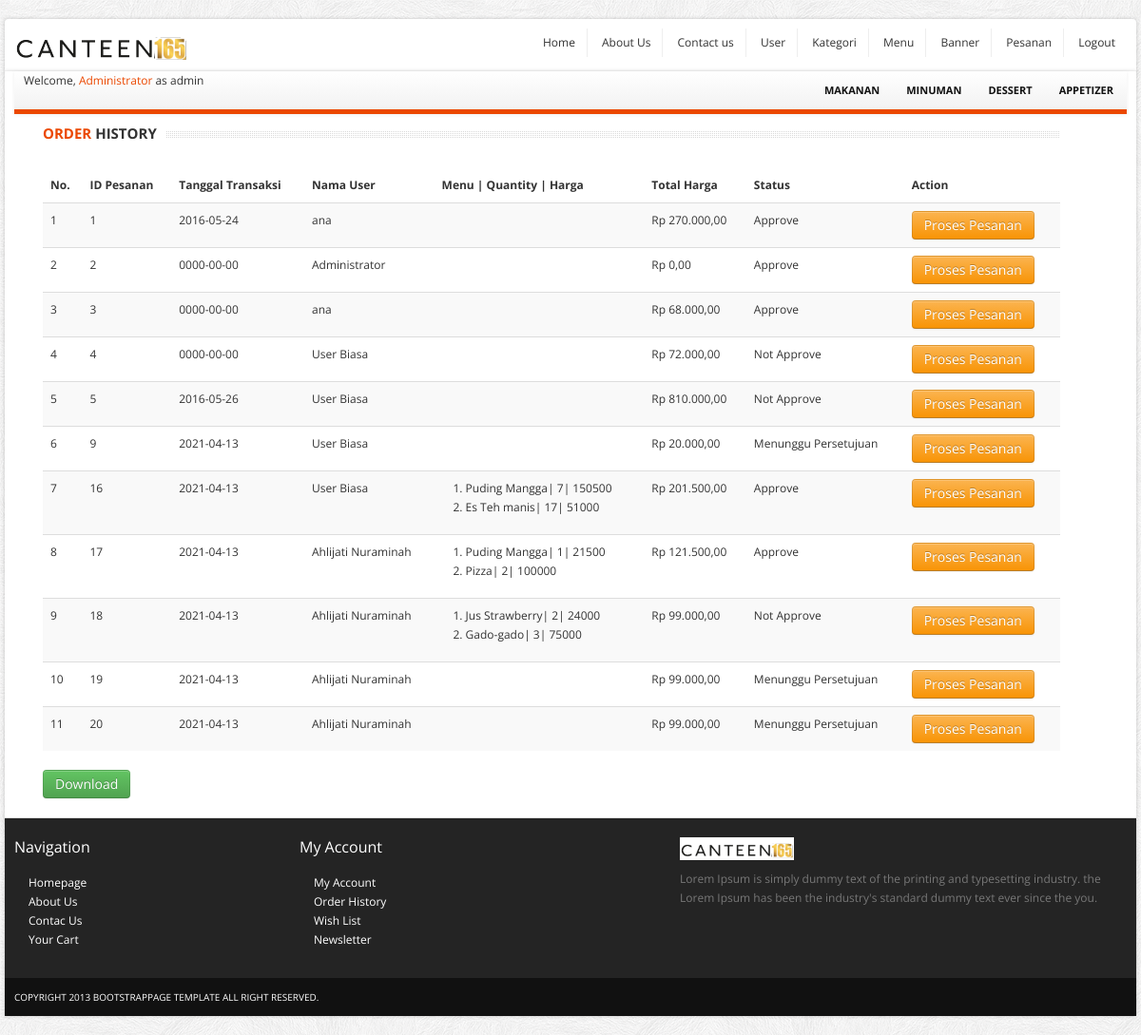
The app's page /index.php?p=pesananlist (signed in) with its own data.
### tables this page shows
CREATE TABLE `tblcategory` (
  `id` int(11) NOT NULL,
  `nama` varchar(50) NOT NULL,
  `deskripsi` varchar(300) NOT NULL
);

CREATE TABLE `tblpesanan` (
  `id` int(11) NOT NULL,
  `iduser` int(11) NOT NULL,
  `totalharga` int(11) NOT NULL,
  `tanggaltransaksi` date NOT NULL,
  `status` varchar(20) NOT NULL
);

CREATE TABLE `tbluser` (
  `id` int(11) NOT NULL,
  `email` varchar(50) NOT NULL,
  `password` varchar(50) NOT NULL,
  `nama` varchar(50) NOT NULL,
  `alamat` varchar(100) NOT NULL,
  `tempatlahir` varchar(50) NOT NULL,
  `tanggallahir` date NOT NULL,
  `handphone` varchar(20) NOT NULL,
  `jeniskelamin` varchar(10) NOT NULL,
  `role` varchar(10) NOT NULL,
  `foto` varchar(20) NOT NULL
);

CREATE TABLE `tbldetailpesanan` (
  `id` int(11) NOT NULL,
  `idpesanan` int(11) NOT NULL,
  `idmenu` int(11) NOT NULL,
  `quantity` int(11) NOT NULL
);

CREATE TABLE `tblmenu` (
  `id` int(11) NOT NULL,
  `nama` varchar(50) NOT NULL,
  `deskripsi` varchar(500) NOT NULL,
  `harga` int(11) NOT NULL,
  `idcategory` int(11) NOT NULL,
  `foto` varchar(100) NOT NULL
);

### inc.koneksi.php (called while the page is built, shortened)
<?php
class Connection{
   private $host = "localhost";
   private $struser = "root";
   private $strpassword = "";
   private $strdbname = "canteen165";
	function connect()
	{
	    $conn = mysqli_connect($this->host,$this->struser, $this->strpassword);
	 	 mysqli_select_db($conn, $this->strdbname);
		 $this->connection = $conn;
	}
}
?>

### class/class.Category.php (called while the page is built, shortened)
<?php
	class Category extends Connection
	{
		public function __get($atribute) {
			if (property_exists($this, $atribute)) {
				return $this->$atribute;
				}
		}
		public function SelectAllCategory(){
			$sql = "SELECT * FROM tblcategory";
			$result = mysqli_query($this->connection, $sql);
			$arrResult = Array();
			$cnt=0;
			if(mysqli_num_rows($result) > 0){
				while ($data = mysqli_fetch_array($result))
				{
					$objCategory = new Category();
					$objCategory->id=$data['id'];
					$objCategory->nama=$data['nama'];
					$objCategory->deskripsi=$data['deskripsi'];
					$arrResult[$cnt] = $objCategory;
					$cnt++;
				}
			}
			return $arrResult;
		}
 	}
?>

### class/class.Pesanan.php (called while the page is built, shortened)
<?php
	class Pesanan extends Connection
	{
		public function __get($atribute) {
			if (property_exists($this, $atribute)) {
				return $this->$atribute;
			}
		}
		public function SelectAllPesanan(){
			$sql = "SELECT a.*, b.nama as namauser FROM tblpesanan a, tbluser b where a.iduser = b.id ORDER BY id ASC";
			$result = mysqli_query($this->connection, $sql);
			$arrResult = Array();
			$cnt=0;
			if(mysqli_num_rows($result) > 0){
				while ($data = mysqli_fetch_array($result))
				{
					$objPesanan = new Pesanan();
					$objPesanan->id=$data['id'];
					$objPesanan->iduser=$data['iduser'];
					$objPesanan->totalharga=$data['totalharga'];
					$objPesanan->namauser=$data['namauser'];
					$objPesanan->tanggaltransaksi=$data['tanggaltransaksi'];
					$objPesanan->status=$data['status'];
					$arrResult[$cnt] = $objPesanan;
					$cnt++;
				}
			}
			return $arrResult;
		}
 	}
?>

### class/class.DetailPesanan.php (called while the page is built, shortened)
<?php
	class DetailPesanan extends Connection
	{
		private $idpesanan =0;
		public function __get($atribute) {
			if (property_exists($this, $atribute)) {
				return $this->$atribute;
			}
		}
		public function SelectAllDetailPesanan(){
			$sql = "SELECT a.*, c.nama as namamenu,  c.harga FROM tbldetailpesanan a, tblmenu c where a.idmenu = c.id and a.idpesanan='$this->idpesanan'";
			$result = mysqli_query($this->connection, $sql);
			$arrResult = Array();
			$cnt=0;
			if(mysqli_num_rows($result) > 0){
				while ($data = mysqli_fetch_array($result))
				{
					$objDetailPesanan = new DetailPesanan();
					$objDetailPesanan->idmenu=$data['idmenu'];
					$objDetailPesanan->quantity=$data['quantity'];
					$objDetailPesanan->harga=$data['harga'];
					$objDetailPesanan->subtotal= $objDetailPesanan->harga * $objDetailPesanan->quantity;
					$objDetailPesanan->namamenu=$data['namamenu'];
					$arrResult[$cnt] = $objDetailPesanan;
					$cnt++;
				}
			}
			return $arrResult;
		}
	}
?>

### pages/pesananlist.php (the view)
<div class="container">
<div class="span11">
	<h4 class="title"><span class="text"><strong>Order</strong> History</span></h4>
	<table class="table table-striped">
		<thead>
		<tr>
			<th>No.</th>
			<th>ID Pesanan</th>
			<th>Tanggal Transaksi</th>
			<th>Nama User</th>
			<th>Menu | Quantity | Harga</th>
			<th>Total Harga</th>
			<th>Status</th>
			<th>Action</th>
		</tr>
		</thead>
	<?php
		require_once('./class/class.Pesanan.php');
		require_once('./class/class.DetailPesanan.php');
		$objPesanan = new Pesanan();
		$arrayResult = $objPesanan->SelectAllPesanan();
		if(count($arrayResult) == 0){
			echo '<tr><td colspan="4">Tidak ada data!</td></tr>';
		}else{
			$no = 1;
			foreach ($arrayResult as $dataPesanan) {
				$objDetailPesanan = new DetailPesanan();
				$objDetailPesanan->idpesanan = $dataPesanan->id;
				$arrayDetailPesanan = $objDetailPesanan->SelectAllDetailPesanan();
				echo '<tr>';
				echo '<td>'.$no.'</td>';
				echo '<td>'.$dataPesanan->id.'</td>';
				echo '<td>'.$dataPesanan->tanggaltransaksi.'</td>';
				echo '<td>'.$dataPesanan->namauser.'</td>';
				echo '<td>';
				echo '<ol>
				';
					foreach ($arrayDetailPesanan as $dataDetailPesanan) {
						echo '<li>'.$dataDetailPesanan->namamenu.'|&nbsp'.$dataDetailPesanan->quantity.'|&nbsp'.$dataDetailPesanan->subtotal.'</li>';
					}
				echo '</ol>';
				echo '</td>';
				echo '<td>Rp '.number_format($dataPesanan->totalharga,2,',','.').'</td>';
				echo '<td>'.$dataPesanan->status.'</td>';
				echo '<td><a class="btn btn-warning" href="index.php?p=pesanan&id='.$dataPesanan->id.'">Proses Pesanan</a>';
				echo '</tr>';
				$no++;
			}
		}
	?>
	</table>
		<a class="btn btn-success" href="pages/report_pesananlist.php">Download</a>
	</div>
</div>

### index.php (shortened to what this page needs)
<?php
	require "inc.koneksi.php";
?>
<!DOCTYPE html>
<html lang="en">
	<head>
		<link href="css/bootstrap.min.css" rel="stylesheet">
		<link href="css/bootstrap-responsive.min.css" rel="stylesheet">
		<link href="css/flexslider.css" rel="stylesheet"/>
		<link href="css/main.css" rel="stylesheet"/>
	</head>
    <body>
		<div id="top-bar" class="container">
			<div class="row">
				<div class="span4">
					<a href="index.php" class="logo pull-left"><img src="images/logo.png" class="site_logo" alt=""></a>
				</div>
				<div class="span8">
					<div id="menu_user" class="account pull-right">
						<ul class="user-menu">
						    <li><a href="index.php">Home</a></li>
							<li><a href="index.php?p=about">About Us</a></li>
							<li><a href="index.php?p=contact">Contact us</a></li>
							<?php
								if(isset($_SESSION["role"]))
							    {
									if($_SESSION["role"] == "admin")
									{
							?>
										<li><a href="index.php?p=userlist">User</a></li>
										<li><a href="index.php?p=categorylist">Kategori</a></li>
										<li><a href="index.php?p=menulist">Menu</a></li>
										<li><a href="index.php?p=bannerlist">Banner</a></li>
										<li><a href="index.php?p=pesananlist">Pesanan</a></li>
							<?php
									}
									else
									{
							?>
										<li><a href="index.php?p=historypesanan">History Pesanan</a></li>
										<li><a href="index.php?p=cart">Keranjang</a></li>
							<?php
									}
							?>
									<li><a href="index.php?p=logout">Logout</a></li>
							<?php
							    }
							    else
								{
							?>
									<li><a href="index.php?p=register">Register</a></li>
									<li><a href="index.php?p=login">Login</a></li>
							<?php
								}
							?>
						</ul>
					</div>
				</div>
			</div>
		</div>
		<div id="wrapper" class="container">
		<div class="navbar-inner main-menu">
				<?php
				if(isset($_SESSION["nama"])){
					echo "Welcome,  <a href='index.php?p=editprofile'>" . $_SESSION["nama"]. "</a> as " . $_SESSION["role"];
				}
				?>
					<nav id="menu" class="pull-right">
					<ul>
					<?php
					require_once('./class/class.Category.php');
					$objCategory = new Category();
					$arrayResult = $objCategory->SelectAllCategory();
					foreach ($arrayResult as $dataCategory) {
						echo '<li><a href="index.php?p=products&id='.$dataCategory->id.'">'.$dataCategory->nama.'</a>';
						echo '</li>';
					}
					?>
						</ul>
					</nav>
				</div>
			<section id="content">
			<div id="konten">
				<?php
				$pages_dir = 'pages';
				if(!empty($_GET['p'])){
					$pages = scandir($pages_dir, 0);
					unset($pages[0], $pages[1]);
					$p = $_GET['p'];
					if(in_array($p.'.php', $pages)){
						include($pages_dir.'/'.$p.'.php');
					} else {
						echo 'Halaman tidak ditemukan! :(';
					}
				} else {
					include($pages_dir.'/home.php');
				}
				?>
			</div>
			</section>
			<section id="footer-bar">
				<div class="row">
					<div class="span3">
						<h4>Navigation</h4>
						<ul class="nav">
							<li><a href="index.php">Homepage</a></li>
							<li><a href="index.php?p=about">About Us</a></li>
							<li><a href="./contact.html">Contac Us</a></li>
							<li><a href="./cart.html">Your Cart</a></li>
						</ul>
					</div>
					<div class="span4">
						<h4>My Account</h4>
						<ul class="nav">
							<li><a href="index.php?p=editprofile">My Account</a></li>
							<li><a href="index.php?p=history">Order History</a></li>
							<li><a href="#">Wish List</a></li>
							<li><a href="#">Newsletter</a></li>
						</ul>
					</div>
					<div class="span5">
						<p class="logo"><img src="themes/images/logo.png" class="site_logo" alt=""></p>
						<p>Lorem Ipsum is simply dummy text of the printing and typesetting industry. the  Lorem Ipsum has been the industry's standard dummy text ever since the you.</p>
						<br/>
						<span class="social_icons">
							<a class="facebook" href="#">Facebook</a>
							<a class="twitter" href="#">Twitter</a>
							<a class="skype" href="#">Skype</a>
							<a class="vimeo" href="#">Vimeo</a>
						</span>
					</div>
				</div>
			</section>
			<section id="copyright">
				<span>Copyright 2013 bootstrappage template  All right reserved.</span>
			</section>
		</div>
    </body>
</html>

### css/main.css (style rules this page uses)
body { font-size: 12px; font-family: 'Open Sans', arial, tahoma, sans-serif; background:url(images/bg.png) repeat 0 0 fixed; }
ul li a,a { color:#333; outline:0; -webkit-transition: all 0.2s linear; -moz-transition: all 0.2s linear; -o-transition: all 0.2s linear; -ms-transition: all 0.2s linear; transition: all 0.2s linear; }
a { color:#eb4800; }
#wrapper,#top-bar { background: #fff; margin: 20px auto 20px auto; box-shadow: 0px 0px 4px 0px rgba(0, 0, 0, 0.2); -moz-box-shadow: 0px 0px 4px 0px rgba(0, 0, 0, 0.2); -webkit-box-shadow: 0px 0px 4px 0px rgba(0, 0, 0, 0.2); padding:0px 10px; }
section.homepage-slider, section.navbar, section.google_map, section#footer-bar, section#copyright { margin-left: -10px; margin-right: -10px; }
#top-bar { background-color:#fff; padding:10px; margin: 20px auto -22px auto; -webkit-border-radius: 4px; -moz-border-radius: 4px; border-radius: 4px; }
#top-bar .user-menu { margin: 0; padding: 0; list-style: none; }
#top-bar .user-menu li { display: inline-block; *display: inline; zoom: 1; border-right: 1px solid #eee; padding: 5px 12px; }
#top-bar .user-menu li:last-child { border-right:0; }
section#footer-bar, section#copyright { padding:10px 10px; }
section#footer-bar { margin-top:20px; padding-top:10px; background-color:#242424; border-top:1px solid #ddd; color:#777; }
section#footer-bar p.logo { margin-top:10px; width:120px; }
section#footer-bar a { text-indent:15px; color:#fff; }
section#footer-bar .nav a { background: url(images/trigger_right.png) no-repeat 5px 7px; }
section#footer-bar h4 { padding: 0; font-size: 16px; color: #fff; font-weight:normal; margin: 10px 0 18px; }
section#footer-bar .social_icons a { display: block; float: left; width: 29px; height: 28px; text-indent: -9999px; background-image: url(images/social-icons.png); background-repeat: no-repeat; margin-right: 10px; -webkit-transition: all 0.4s; -moz-transition: all 0.4s; -o-transition: all 0.4s; -ms-transition: all 0.4s; transition: all 0.4s; }
section#footer-bar .social_icons a.twitter { background-position: -38px 0; }
section#footer-bar .social_icons a.skype { background-position: -76px 0; }
section#footer-bar .social_icons a.vimeo { background-position: -115px 0; }
section#copyright { background-color:#111111; color:#fff; font-size:10px; text-transform:uppercase; }
.navbar-inner.main-menu { height: 40px; padding-left:10px; padding-right:0; border-right: 0; border-left: 0; border-top: 0; border-bottom:5px solid #eb4800; -webkit-border-radius: 0; -moz-border-radius: 0; border-radius: 0; filter: none; }
#menu > ul { display: block; margin-left:0; }
#menu > ul > li { list-style: none; float: left; position: relative; margin-right: 0px; }
#menu > ul > li > a { font-size: 11px; color: #111; display: block; text-transform: uppercase; font-weight: bold; text-align: center; padding: 10px 14px; }
h4.title { background: url(images/line_bar.png) 0 8px repeat-x; padding-bottom:5px; margin-bottom:15px; overflow:hidden; text-transform:uppercase; font-size:15px; min-height:27px; width:100%; }
h4.title strong { color:#eb4800; }
h4.title span.text { background-color:#fff; padding-right:10px; }

### records on screen
tblcategory: nama "MAKANAN"
tblcategory: nama "MINUMAN"
tblcategory: nama "DESSERT"
tblcategory: nama "APPETIZER"
tblpesanan: id "1", tanggaltransaksi "2016-05-24", iduser.nama "ana", totalharga "270.000,00", status "Approve"
tblpesanan: id "2", tanggaltransaksi "0000-00-00", iduser.nama "Administrator", totalharga "0,00", status "Approve"
tblpesanan: id "3", tanggaltransaksi "0000-00-00", iduser.nama "ana", totalharga "68.000,00", status "Approve"
tblpesanan: id "4", tanggaltransaksi "0000-00-00", iduser.nama "User Biasa", totalharga "72.000,00", status "Not Approve"
tblpesanan: id "5", tanggaltransaksi "2016-05-26", iduser.nama "User Biasa", totalharga "810.000,00", status "Not Approve"
tblpesanan: id "9", tanggaltransaksi "2021-04-13", iduser.nama "User Biasa", totalharga "20.000,00", status "Menunggu Persetujuan"
tblpesanan: id "16", tanggaltransaksi "2021-04-13", iduser.nama "User Biasa", totalharga "201.500,00", status "Approve"
tbldetailpesanan: idmenu.nama "Puding Mangga", quantity "7", idmenu+quantity "150500"
tbldetailpesanan: idmenu.nama "Es Teh manis", quantity "17", idmenu+quantity "51000"
tblpesanan: id "17", tanggaltransaksi "2021-04-13", iduser.nama "Ahlijati Nuraminah", totalharga "121.500,00", status "Approve"
tbldetailpesanan: idmenu.nama "Puding Mangga", quantity "1", idmenu.harga "21500"
tbldetailpesanan: idmenu.nama "Pizza", quantity "2", idmenu+quantity "100000"
tblpesanan: id "18", tanggaltransaksi "2021-04-13", iduser.nama "Ahlijati Nuraminah", totalharga "99.000,00", status "Not Approve"
tbldetailpesanan: idmenu.nama "Jus Strawberry", quantity "2", idmenu+quantity "24000"
tbldetailpesanan: idmenu.nama "Gado-gado", quantity "3", idmenu+quantity "75000"
tblpesanan: id "19", tanggaltransaksi "2021-04-13", iduser.nama "Ahlijati Nuraminah", totalharga "99.000,00", status "Menunggu Persetujuan"
tblpesanan: id "20", tanggaltransaksi "2021-04-13", iduser.nama "Ahlijati Nuraminah", totalharga "99.000,00", status "Menunggu Persetujuan"

### other values on screen
$_SESSION["nama"] "Administrator"
$_SESSION["role"] "admin"
